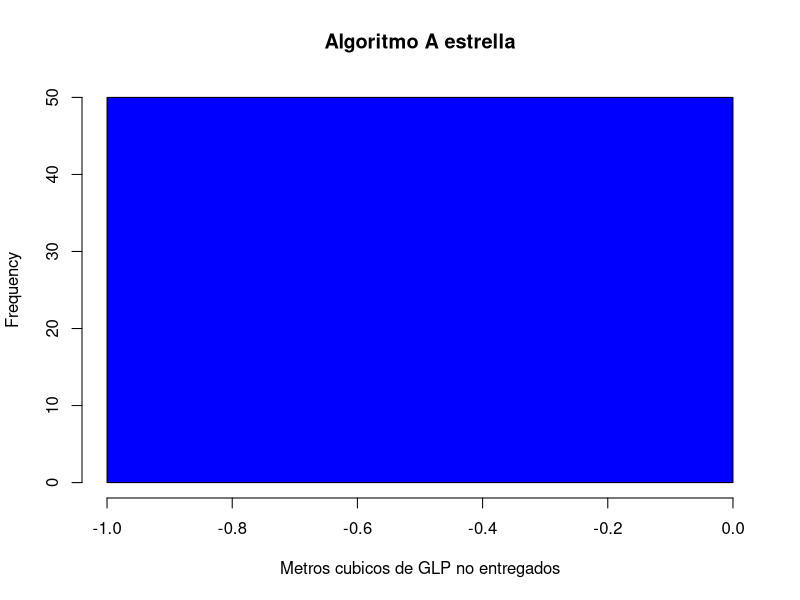
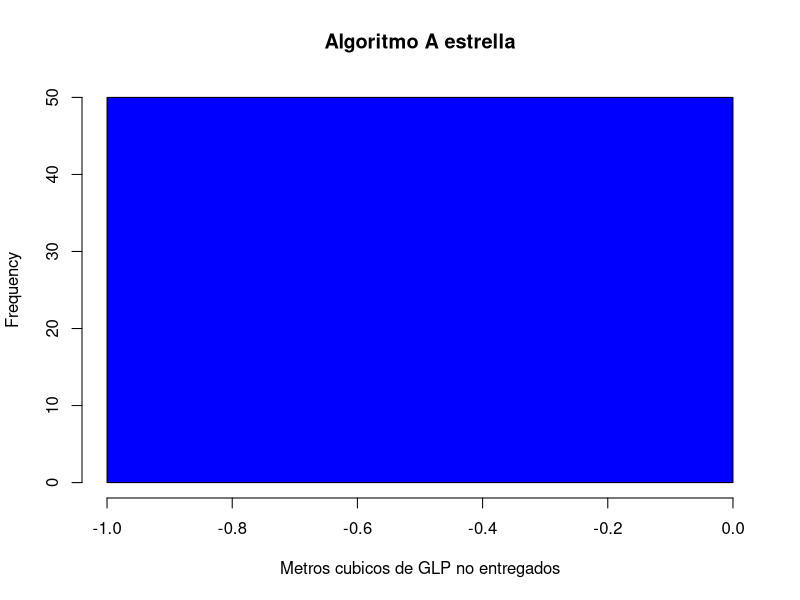
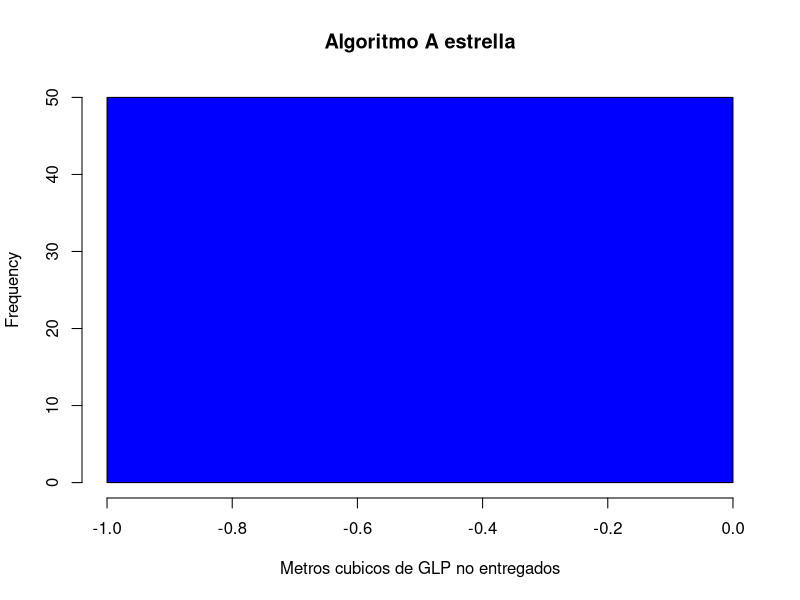
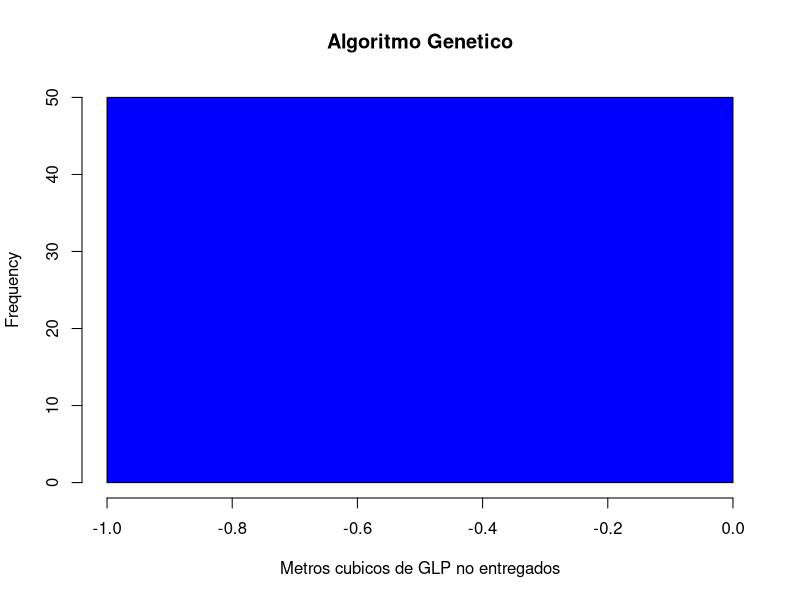
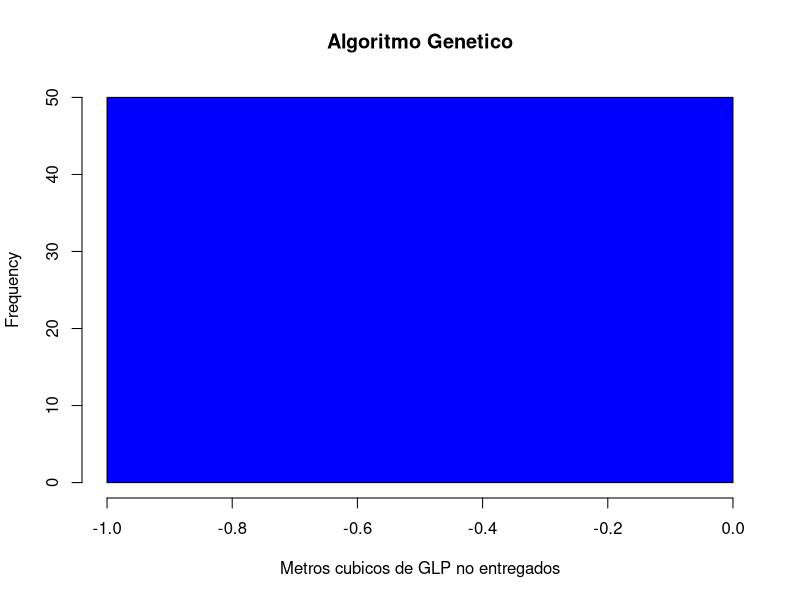
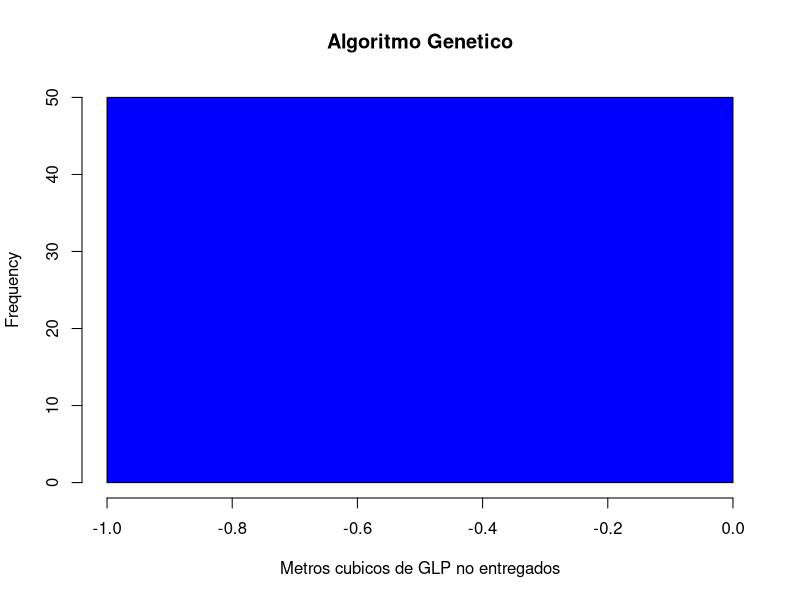

The R script that drew these images, in order: (Note: this script raises an error after producing the figures.)

## Lectura de datos
costo10Astar <- read.csv("datasets_exp_num/aestrella_resultadosMuestra10.csv", FALSE, ';')
colnames(costo10Astar) <- c("consumo_petroleo", "glp_no_entregado", 
                            "glp_pedido", "pedidos_no_entreg", "total_pedidos")
costo10Astar$cons_petro_glp_ne <-  costo10Astar$consumo_petroleo + costo10Astar$glp_no_entregado

costo100Astar <- read.csv("datasets_exp_num/aestrella_resultadosMuestra100.csv", FALSE, ';')
colnames(costo100Astar) <- c("consumo_petroleo", "glp_no_entregado", 
                            "glp_pedido", "pedidos_no_entreg", "total_pedidos")
costo100Astar$cons_petro_glp_ne <-  costo100Astar$consumo_petroleo + costo100Astar$glp_no_entregado

costo200Astar <- read.csv("datasets_exp_num/aestrella_resultadosMuestra200.csv", FALSE, ';')
colnames(costo200Astar) <- c("consumo_petroleo", "glp_no_entregado", 
                            "glp_pedido", "pedidos_no_entreg", "total_pedidos")
costo200Astar$cons_petro_glp_ne <-  costo200Astar$consumo_petroleo + costo200Astar$glp_no_entregado


costo10Agen <- read.csv("datasets_exp_num/agen_resultadosMuestra10.csv", FALSE, ';')
colnames(costo10Agen) <- c("consumo_petroleo", "glp_no_entregado", 
                            "glp_pedido", "pedidos_no_entreg", "total_pedidos")
costo10Agen$cons_petro_glp_ne <- costo10Agen$consumo_petroleo + costo10Agen$glp_no_entregado

costo100Agen <- read.csv("datasets_exp_num/agen_resultadosMuestra100.csv", FALSE, ';')
colnames(costo100Agen) <- c("consumo_petroleo", "glp_no_entregado", 
                            "glp_pedido", "pedidos_no_entreg", "total_pedidos")
costo100Agen$cons_petro_glp_ne <-  costo100Agen$consumo_petroleo + costo100Agen$glp_no_entregado

costo200Agen <- read.csv("datasets_exp_num/agen_resultadosMuestra200.csv", FALSE, ';')
colnames(costo200Agen) <- c("consumo_petroleo", "glp_no_entregado", 
                            "glp_pedido", "pedidos_no_entreg", "total_pedidos")
costo200Agen$cons_petro_glp_ne <-  costo200Agen$consumo_petroleo + costo200Agen$glp_no_entregado


variable <- "cons_petro_glp_ne" #glp_no_entregado
variable <- "glp_no_entregado"


x_lab = "Costo Total: Petroleo consumido + m3 de GLP no entregado"
x_lab = "Metros cubicos de GLP no entregados"


# Histogramas costo algoritmo A estrella
hist(costo10Astar[[variable]],
     main = "Algoritmo A estrella",
     xlab = x_lab,
     col="blue")

hist(costo100Astar[[variable]],
     main = "Algoritmo A estrella",
     xlab = x_lab,
     col="blue")

hist(costo200Astar[[variable]],
     main = "Algoritmo A estrella",
     xlab = x_lab,
     col="blue")

# Histogramas costo algoritmo A genetico
hist(costo10Agen[[variable]],
     main = "Algoritmo Genetico",
     xlab = x_lab,
     col="blue")

hist(costo100Agen[[variable]],
     main = "Algoritmo Genetico",
     xlab = x_lab,
     col="blue")

hist(costo200Agen[[variable]],
     main = "Algoritmo Genetico",
     xlab = x_lab,
     col="blue")



#pruebas A estrella - 10 pedidos
shapiro.test(costo10Astar[[variable]])
shapiro.test(costo10Agen[[variable]])

var.test(costo10Astar[[variable]], costo10Agen[[variable]], alternative = "two.sided")


z.test(costo10Astar[[variable]], costo10Agen[[variable]], alternative = "two.sided",mu = 0, 
       sigma.x =sd(costo10Astar[[variable]]), sigma.y = sd(costo10Agen[[variable]]))

z.test(costo10Astar[[variable]], costo10Agen[[variable]], alternative = "greater",mu = 0, 
       sigma.x =sd(costo10Astar[[variable]]), sigma.y = sd(costo10Agen[[variable]]))


#pruebas A estrella - 100 pedidos
shapiro.test(costo100Astar[[variable]])
shapiro.test(costo100Agen[[variable]])

var.test(costo100Astar[[variable]], costo100Agen[[variable]], alternative = "two.sided")


z.test(costo100Astar[[variable]], costo100Agen[[variable]], alternative = "two.sided",mu = 0, 
       sigma.x =sd(costo100Astar[[variable]]), sigma.y = sd(costo100Agen[[variable]]))

z.test(costo100Astar[[variable]], costo100Agen[[variable]], alternative = "greater",mu = 0, 
       sigma.x =sd(costo100Astar[[variable]]), sigma.y = sd(costo100Agen[[variable]]))


#pruebas A estrella - 200 pedidos
shapiro.test(costo200Astar[[variable]])
shapiro.test(costo200Agen[[variable]])

var.test(costo200Astar[[variable]], costo200Agen[[variable]], alternative = "two.sided")


z.test(costo200Astar[[variable]], costo200Agen[[variable]], alternative = "two.sided",mu = 0, 
       sigma.x =sd(costo200Astar[[variable]]), sigma.y = sd(costo200Agen[[variable]]))

z.test(costo200Astar[[variable]], costo200Agen[[variable]], alternative = "greater",mu = 0, 
       sigma.x =sd(costo200Astar[[variable]]), sigma.y = sd(costo200Agen[[variable]]))



